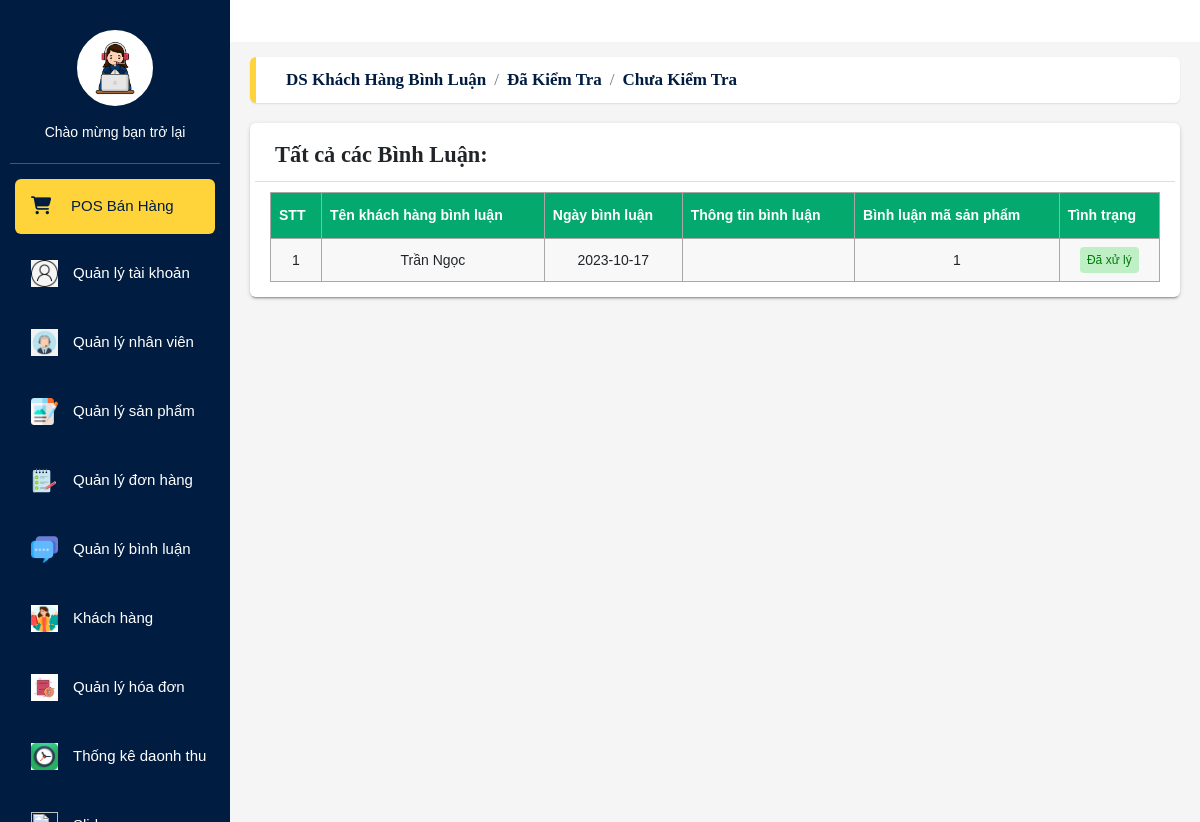
The app's page /admin/binhluanlist.php with its own data.
### tables this page shows
CREATE TABLE `tblbinhluan` (
  `id_binhluan` int(11) NOT NULL,
  `binhluan_ten` varchar(30) NOT NULL,
  `id_sanpham` int(11) NOT NULL,
  `blog_id` int(2) NOT NULL,
  `date` date NOT NULL
);

### admin/binhluanlist.php (the view, shortened to what this page needs)
<?php
include "header.php";
include "Left_side.php";
?>
      <main class="app-content">
        <div class="app-title">
            <ul class="app-breadcrumb breadcrumb side">
            <li class="breadcrumb-item active"><a href="binhluanAll.php"><b>DS khách hàng bình luận</b></a></li>
                <li class="breadcrumb-item active"><a href="binhluanlist.php"><b>Đã kiểm tra</b></a></li>
                <li class="breadcrumb-item active"><a href="binhluandone.php"><b>Chưa kiểm tra</b></a></li>
            </ul>
        </div>
        <div class="row">
            <div class="col-md-12">
                <div class="tile">
                    <div class="tile-body">
                        <div class="row element-button">
                           <h3>Tất cả các Bình Luận:</h3>
                        </div>
                        <div>
                          <table id="customers">
                            <tr>
                              <th>STT</th>
                              <th>Tên khách hàng bình luận</th>
                              <th>Ngày bình luận</th>
                              <th>Thông tin bình luận</th>
                              <th>Bình luận mã sản phẩm</th>
                              <th>Tình trạng</th>
                            </tr>
                            <?php
                            $sql = "SELECT * FROM tblbinhluan WHERE blog_id='1'";
                            $result = mysqli_query($conn, $sql);
                            $count = 0;
                            if (mysqli_num_rows($result) > 0) {
                                while ($row = mysqli_fetch_assoc($result)) {
                                    $count++;
                            ?>
                          <tr>
                            <td> <?php echo $count ?></td>
                            <td><?php echo $row['binhluan_ten'] ?></td>
                            <td><?php echo $row['date']?></td>
                            <td><?php echo $row['binhluan']?></td>
                            <td><?php echo $row['id_sanpham']?></td>
                            <td> <a href="?blog_id=1"><span class="badge bg-success">Đã xử lý</span></a>
                              </td>
                          </tr>
                          <?php
                            }}
                          ?>
                          </table>
                        </div>
                    </div>
                </div>
            </div>
        </div>
    </main>
</body>
</html>

### admin/css/main.css (style rules this page uses)
:root { --primary-color: rgb(243, 40, 40); --white-color: #fff; --black-color: #000; --text-color: #333; --border-color: #dbdbdb; --star-color: #FFCE3E; --blue-color: #409de3; --header-height: 120px; --navbar-height: 34px; --main-text-font: Arial, Helvetica, sans-serif; --header-with-search-height: calc(var(--header-height) - var(--navbar-height)); }
body { margin: 0; font-size: 14px; font-weight: 400; line-height: 1.5; color: #212529; text-align: left; background-color: #FFF; }
.row { display: -webkit-box; display: -ms-flexbox; display: flex; -ms-flex-wrap: wrap; flex-wrap: wrap; margin-right: -15px; margin-left: -15px; }
li { list-style: none; }
ul { margin: 0; }
a { color: rgb(0, 28, 64); text-decoration: none; background-color: transparent; }
.app-content { min-height: calc(100vh - 50px); padding: 15px 20px; background-color: #f5f5f5; -webkit-transition: margin-left 0.3s ease; -o-transition: margin-left 0.3s ease; transition: margin-left 0.3s ease; margin-left: 230px; margin-top: 42px; }
.app-title { display: flex; -webkit-box-align: center; align-items: center; -webkit-box-pack: justify; justify-content: space-between; -webkit-box-orient: horizontal; -webkit-box-direction: normal; flex-direction: row; background-color: #FFF; border-radius: 0.375rem; padding: 10px 30px; box-shadow: 0 1px 2px rgb(0 0 0 / 10%); border-left: 6px solid #FFD43B; margin-bottom: 20px; }
.app-breadcrumb { margin-bottom: 0; font-weight: 500; font-size: 17px; text-transform: capitalize; text-align: left; padding: 0; background-color: transparent; }
.breadcrumb { display: flex; flex-wrap: wrap; list-style: none; border-radius: 0.25rem; }
.breadcrumb-item.active { color: #6c757d; }
.breadcrumb-item + .breadcrumb-item { padding-left: 0.5rem; }
.breadcrumb-item + .breadcrumb-item::before { display: inline-block; padding-right: 0.5rem; color: #6c757d; content: "/"; }
.col-md-12 { -webkit-box-flex: 0; max-width: 100%; position: relative; width: 100%; min-height: 1px; padding-right: 15px; padding-left: 15px; }
.tile { position: relative; background: #ffffff; border-radius: 0.375rem; padding: 15px 20px ; -webkit-box-shadow: 0 2px 2px 0 rgba(0, 0, 0, 0.14), 0 1px 5px 0 rgba(0, 0, 0, 0.12), 0 3px 1px -2px rgba(0, 0, 0, 0.2); box-shadow: 0 2px 2px 0 rgba(0, 0, 0, 0.14), 0 1px 5px 0 rgba(0, 0, 0, 0.12), 0 3px 1px -2px rgba(0, 0, 0, 0.2); margin-bottom: 30px; -webkit-transition: all 0.3s ease-in-out; -o-transition: all 0.3s ease-in-out; transition: all 0.3s ease-in-out; }
.element-button { position: relative; border-bottom: 1px solid #ddd; padding-bottom: 10px; margin-bottom: 10px; }
.element-button h3 { font-size: 1.4rem; margin: 0; padding-left: 20px; }
#customers { font-family: var(--main-text-font); border-collapse: collapse; width: 100%; }
#customers td, #customers th { text-align: center; border: 1px solid #a9a7a7; padding: 8px; }
#customers tr:nth-child(even) { background-color: #f9f8f8; }
#customers th { padding-top: 12px; padding-bottom: 12px; text-align: left; background-color: #04AA6D; color: white; }
.tile-body { width: 100%; }
.bg-success { background-color: #bfefc4 !important; color: #02790c !important; }
.badge { display: inline-block; padding: 7px; font-size: 12px; font-weight: 500; line-height: 1; text-align: center; white-space: nowrap; vertical-align: baseline; border-radius: 0.25rem; color: white; }

### records on screen
tblbinhluan: binhluan_ten "Trần Ngọc", date "2023-10-17", id_sanpham "1"
